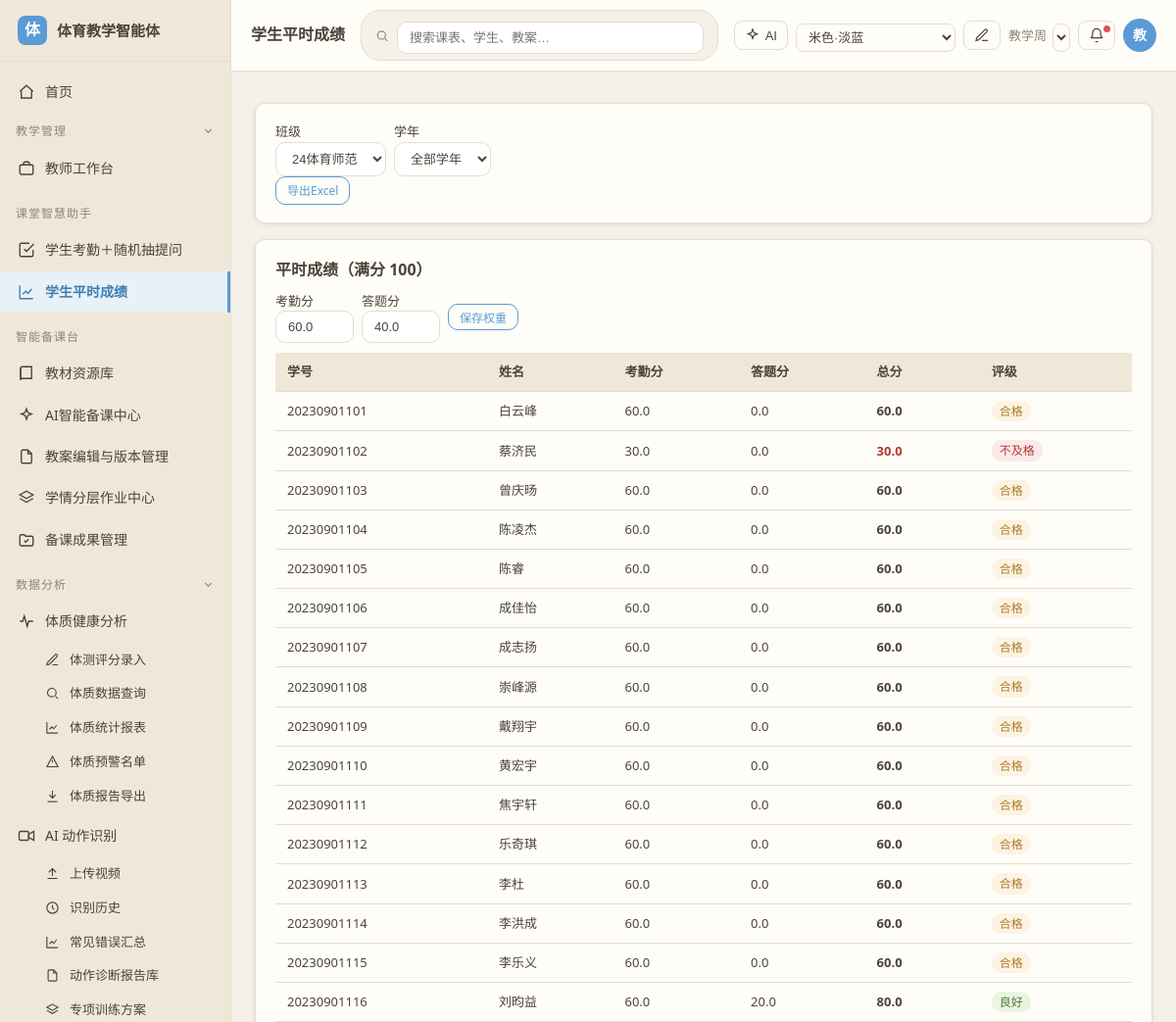
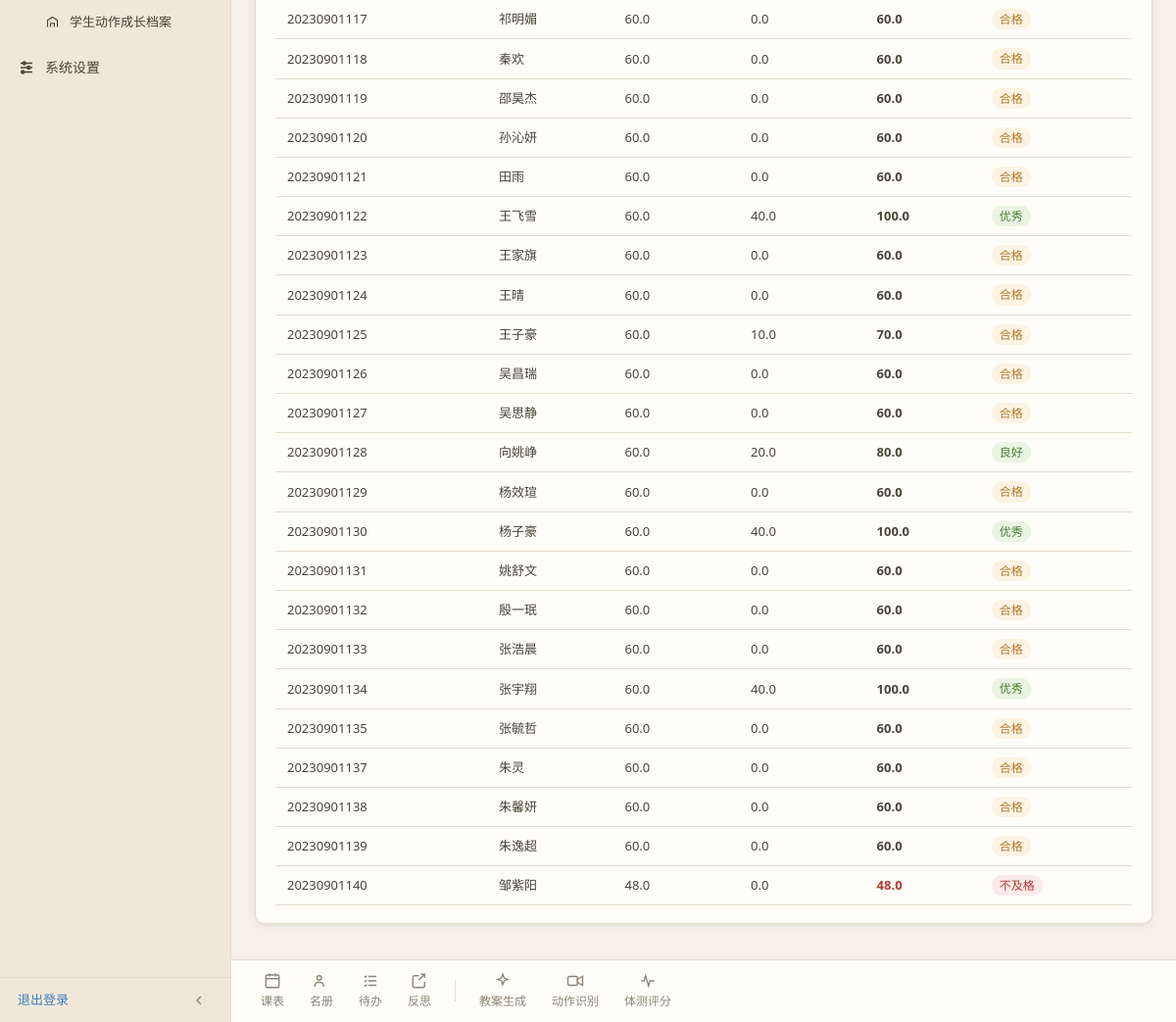
The app's page /classroom/grades (signed in) with its own data (2 pictures, top to bottom).
### models.py (models this page shows)
class SchoolClass(db.Model):
    __tablename__ = 'classes'
    id = db.Column(db.Integer, primary_key=True)
    name = db.Column(db.String(120), nullable=False)
    grade = db.Column(db.String(40))
    note = db.Column(db.Text)
    created_at = db.Column(db.DateTime, default=datetime.utcnow)

class GradeSetting(db.Model):
    __tablename__ = 'grade_settings'
    id = db.Column(db.Integer, primary_key=True)
    key = db.Column(db.String(40))
    name = db.Column(db.String(80))
    weight = db.Column(db.Float)

class Student(db.Model):
    __tablename__ = 'students'
    id = db.Column(db.Integer, primary_key=True)
    student_no = db.Column(db.String(40))
    name = db.Column(db.String(80), nullable=False)
    gender = db.Column(db.String(10))  # 男 / 女
    class_id = db.Column(db.Integer, db.ForeignKey('classes.id'))
    note = db.Column(db.Text)
    created_at = db.Column(db.DateTime, default=datetime.utcnow)

### routes/classroom.py (the view)
@classroom_bp.route('/grades')
@login_required
def grades():
    classes = _classes()
    cid = request.args.get('class_id', type=int)
    if cid is None and classes:
        cid = classes[0].id
    year = request.args.get('year', '').strip()
    selected = db.session.get(SchoolClass, cid) if cid else None
    weights = _get_weights()
    grades = compute_grades(cid, weights, year=year) if cid else []
    return render_template('classroom/grades.html', active='classroom_grades',
                           classes=classes, selected=selected, year=year,
                           weights=weights, grades=grades, year_options=_year_options())

### routes/classroom.py (called while the page is built)
def _classes():
    return SchoolClass.query.order_by(SchoolClass.id).all()

def _get_weights():
    w = {s.key: s.weight for s in GradeSetting.query.all()}
    return {'attendance': w.get('attendance', 60), 'answer': w.get('answer', 40)}

def _grade_label(total):
    if total >= 90:
        return '优秀'
    if total >= 80:
        return '良好'
    if total >= 60:
        return '合格'
    return '不及格'

def _year_options():
    current = date.today().year
    return [str(y) for y in range(current, current - 10, -1)]

### security.py (called while the page is built)
def login_required(f):
    @wraps(f)
    def wrapper(*args, **kwargs):
        if 'user_id' not in session:
            return redirect(url_for('auth.login', next=request.path))
        return f(*args, **kwargs)
    return wrapper

def current_user_id():
    return session.get('user_id')

### templates/classroom/grades.html (shortened to what this page needs)
{% extends 'base.html' %}
{% block page_title %}学生平时成绩{% endblock %}
{% block content %}
{% if not classes %}
<div class="card">
  <p class="muted">还没有班级和学生。请先到「教师工作台 → 学生名册」录入班级和学生，再查看平时成绩。</p>
</div>
{% else %}
<div class="card">
  <div class="toolbar">
    <div class="form-inline" style="flex-wrap:wrap">
      <label style="margin:0">班级
        <select name="class_id" onchange="location.href='{{ url_for('classroom.grades') }}?class_id='+this.value+'&year={{ year }}'" style="width:auto;margin-top:0">
          {% for c in classes %}<option value="{{ c.id }}" {{ 'selected' if selected and c.id == selected.id }}>{{ c.name }}</option>{% endfor %}
        </select>
      </label>
      <label style="margin:0">学年
        <select name="year" onchange="location.href='{{ url_for('classroom.grades') }}?class_id={{ selected.id }}&year='+this.value" style="width:auto;margin-top:0">
          <option value="">全部学年</option>
        </select>
      </label>
    </div>
    <a class="btn btn-outline btn-sm" href="{{ url_for('classroom.grades_export', class_id=selected.id, year=year) }}">导出Excel</a>
  </div>
</div>
<div class="card">
  <h2>平时成绩（满分 100）</h2>
  <form method="post" action="{{ url_for('classroom.weights_save') }}" class="form-inline" style="margin-bottom:10px">
    <label style="margin:0">考勤分 <input type="number" name="attendance_weight" value="{{ weights.attendance }}" min="0" max="100" style="width:80px;margin-top:0"></label>
    <label style="margin:0">答题分 <input type="number" name="answer_weight" value="{{ weights.answer }}" min="0" max="100" style="width:80px;margin-top:0"></label>
    <button type="submit" class="btn btn-outline btn-sm">保存权重</button>
  </form>
  {% if grades %}
  <table>
    <thead><tr><th>学号</th><th>姓名</th><th>考勤分</th><th>答题分</th><th>总分</th><th>评级</th></tr></thead>
    <tbody>
      {% for g in grades %}
      <tr>
        <td>{{ g.student_no or '—' }}</td>
        <td>{{ g.name }}</td>
        <td>{{ g.attendance_score }}</td>
        <td>{{ g.answer_score }}</td>
        <td class="{{ 'cell-danger' if g.total < 60 else '' }}"><b>{{ g.total }}</b></td>
        <td><span class="tag {{ 'success' if g.rating in ('优秀','良好') else ('warning' if g.rating == '合格' else 'danger') }}">{{ g.rating }}</span></td>
      </tr>
      {% endfor %}
    </tbody>
  </table>
  {% else %}
  <p class="muted">该班级暂无学生。</p>
  {% endif %}
</div>
{% endif %}
{% endblock %}

### static/css/style.css (style rules this page uses)
:root { --bg: #f5f1e8; --sidebar: #efe8d9; --card: #fffdf8; --border: #e5ddcc; --text: #4a4438; --text-muted: #8d8574; --primary: #5b9bd5; --primary-hover: #4a8bc4; --primary-bg: #e8f1f8; --link: #3f7fb5; --success: #6aa84f; --warning: #e6a23c; --danger: #d9534f; --topbar-bg: #fffdf8; --radius: 10px; --shadow: 0 1px 3px rgba(74, 68, 56, .07), 0 2px 8px rgba(74, 68, 56, .05); }
* { box-sizing: border-box; }
html, body { height: 100%; }
body { margin: 0; background: var(--bg); color: var(--text); font-family: "Microsoft YaHei", "PingFang SC", "Segoe UI", sans-serif; font-size: 14px; line-height: 1.6; }
a { color: var(--link); text-decoration: none; }
h1, h2, h3 { margin: 0 0 .5em; font-weight: 600; color: var(--text); }
h2 { font-size: 16px; }
.card { background: var(--card); border: 1px solid var(--border); border-radius: var(--radius); box-shadow: var(--shadow); padding: 18px 20px; margin-bottom: 16px; }
.card > h2, .card > h3 { margin-top: 0; }
.cell-danger { color: #b03a34; font-weight: 600; }
.btn { display: inline-block; padding: 8px 16px; border: 1px solid transparent; border-radius: var(--radius); font-size: 13px; cursor: pointer; background: var(--card); color: var(--text); }
.btn-outline { border-color: var(--primary); color: var(--primary); background: transparent; }
.btn-sm { padding: 4px 11px; font-size: 12px; }
label { display: block; margin-bottom: 12px; font-size: 13px; color: var(--text); }
input[type=text], input[type=password], input[type=number], input[type=date], input[type=time], input[type=datetime-local], select, textarea { display: block; width: 100%; margin-top: 5px; padding: 8px 12px; border: 1px solid var(--border); border-radius: var(--radius); background: #fff; color: var(--text); font-size: 13px; }
.form-inline { display: flex; gap: 8px; align-items: center; flex-wrap: wrap; }
table { width: 100%; border-collapse: collapse; background: var(--card); }
th, td { padding: 9px 12px; text-align: left; border-bottom: 1px solid var(--border); font-size: 13px; }
th { background: var(--sidebar); font-weight: 600; }
.tag { display: inline-block; padding: 1px 8px; border-radius: 10px; font-size: 12px; }
.tag.success { background: #eaf4e2; color: #4a7c33; }
.tag.warning { background: #fdf3e3; color: #b07a2a; }
.tag.danger { background: #fbeae9; color: #b03a34; }

### records on screen
GradeSetting: attendance_weight "60.0"
GradeSetting: answer_weight "40.0"
Student: student_no "20230901101", name "白云峰", attendance_score "60.0", answer_score "0.0", total "60.0", rating "合格"
Student: student_no "20230901102", name "蔡济民", attendance_score "30.0", answer_score "0.0", total "30.0", rating "不及格"
Student: student_no "20230901103", name "曾庆旸", attendance_score "60.0", answer_score "0.0", total "60.0", rating "合格"
Student: student_no "20230901104", name "陈凌杰", attendance_score "60.0", answer_score "0.0", total "60.0", rating "合格"
Student: student_no "20230901105", name "陈睿", attendance_score "60.0", answer_score "0.0", total "60.0", rating "合格"
Student: student_no "20230901106", name "成佳怡", attendance_score "60.0", answer_score "0.0", total "60.0", rating "合格"
Student: student_no "20230901107", name "成志扬", attendance_score "60.0", answer_score "0.0", total "60.0", rating "合格"
Student: student_no "20230901108", name "崇峰源", attendance_score "60.0", answer_score "0.0", total "60.0", rating "合格"
Student: student_no "20230901109", name "戴翔宇", attendance_score "60.0", answer_score "0.0", total "60.0", rating "合格"
Student: student_no "20230901110", name "黄宏宇", attendance_score "60.0", answer_score "0.0", total "60.0", rating "合格"
Student: student_no "20230901111", name "焦宇轩", attendance_score "60.0", answer_score "0.0", total "60.0", rating "合格"
Student: student_no "20230901112", name "乐奇琪", attendance_score "60.0", answer_score "0.0", total "60.0", rating "合格"
Student: student_no "20230901113", name "李杜", attendance_score "60.0", answer_score "0.0", total "60.0", rating "合格"
Student: student_no "20230901114", name "李洪成", attendance_score "60.0", answer_score "0.0", total "60.0", rating "合格"
Student: student_no "20230901115", name "李乐义", attendance_score "60.0", answer_score "0.0", total "60.0", rating "合格"
Student: student_no "20230901116", name "刘昀益", attendance_score "60.0", answer_score "20.0", total "80.0", rating "良好"
Student: student_no "20230901117", name "祁明媚", attendance_score "60.0", answer_score "0.0", total "60.0", rating "合格"
Student: student_no "20230901118", name "秦欢", attendance_score "60.0", answer_score "0.0", total "60.0", rating "合格"
Student: student_no "20230901119", name "邵昊杰", attendance_score "60.0", answer_score "0.0", total "60.0", rating "合格"
Student: student_no "20230901120", name "孙沁妍", attendance_score "60.0", answer_score "0.0", total "60.0", rating "合格"
Student: student_no "20230901121", name "田雨", attendance_score "60.0", answer_score "0.0", total "60.0", rating "合格"
Student: student_no "20230901122", name "王飞雪", attendance_score "60.0", answer_score "40.0", total "100.0", rating "优秀"
Student: student_no "20230901123", name "王家旗", attendance_score "60.0", answer_score "0.0", total "60.0", rating "合格"
Student: student_no "20230901124", name "王晴", attendance_score "60.0", answer_score "0.0", total "60.0", rating "合格"
Student: student_no "20230901125", name "王子豪", attendance_score "60.0", answer_score "10.0", total "70.0", rating "合格"
Student: student_no "20230901126", name "吴昌瑞", attendance_score "60.0", answer_score "0.0", total "60.0", rating "合格"
Student: student_no "20230901127", name "吴思静", attendance_score "60.0", answer_score "0.0", total "60.0", rating "合格"
Student: student_no "20230901128", name "向姚峥", attendance_score "60.0", answer_score "20.0", total "80.0", rating "良好"
Student: student_no "20230901129", name "杨效瑄", attendance_score "60.0", answer_score "0.0", total "60.0", rating "合格"
Student: student_no "20230901130", name "杨子豪", attendance_score "60.0", answer_score "40.0", total "100.0", rating "优秀"
Student: student_no "20230901131", name "姚舒文", attendance_score "60.0", answer_score "0.0", total "60.0", rating "合格"
Student: student_no "20230901132", name "殷一珉", attendance_score "60.0", answer_score "0.0", total "60.0", rating "合格"
Student: student_no "20230901133", name "张浩晨", attendance_score "60.0", answer_score "0.0", total "60.0", rating "合格"
Student: student_no "20230901134", name "张宇翔", attendance_score "60.0", answer_score "40.0", total "100.0", rating "优秀"
Student: student_no "20230901135", name "张毓哲", attendance_score "60.0", answer_score "0.0", total "60.0", rating "合格"
Student: student_no "20230901137", name "朱灵", attendance_score "60.0", answer_score "0.0", total "60.0", rating "合格"
Student: student_no "20230901138", name "朱馨妍", attendance_score "60.0", answer_score "0.0", total "60.0", rating "合格"
Student: student_no "20230901139", name "朱逸超", attendance_score "60.0", answer_score "0.0", total "60.0", rating "合格"
Student: student_no "20230901140", name "邹紫阳", attendance_score "48.0", answer_score "0.0", total "48.0", rating "不及格"

### other values on screen
{{ user_initial }} "教"
form field class_id "24体育师范"
